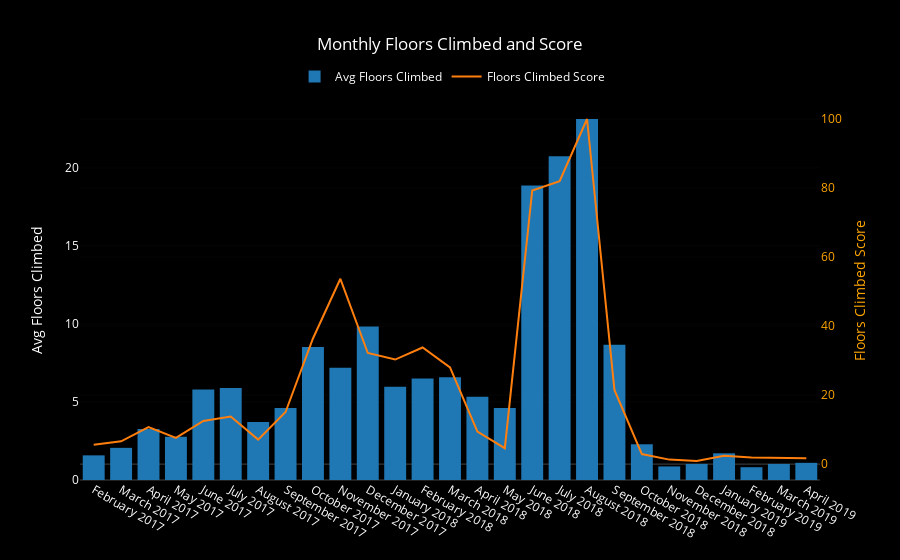

The notebook cell this image was saved under:
### Code cell
bars = go.Bar(x=month_df.month_year, y=month_df.mean_flrs,
              name='Avg Floors Climbed', yaxis='y1')

score_line = go.Scatter(x=month_df.month_year, y=month_df.floors_score,
                        name='Floors Climbed Score', yaxis='y2')

layout = go.Layout({'plot_bgcolor': 'black', 'paper_bgcolor': 'black',
                    'font': {'color': 'white'},
                    'title': 'Monthly Floors Climbed and Score',
                    'legend': {'orientation': 'h', 'x': .29, 'y': 1.1},
                    'yaxis': {'title': 'Avg Floors Climbed'},
                    'yaxis2': {'title': 'Floors Climbed Score',
                               'titlefont': {'color': 'orange'},
                               'tickfont': {'color': 'orange'},
                               'overlaying': 'y',
                               'side': 'right'},
                   'xaxis': {'type': '-'}})

data = [bars, score_line]
fig = go.Figure(data=data, layout=layout)
iplot(fig)

### Figure 1 — Plotly figure (JSON) as saved in the notebook; plotly's stock layout.template omitted (floating-point values rounded to 4 significant figures)
{"data": [{"name": "Avg Floors Climbed", "type": "bar", "uid": "5e90bdea-1c31-4e4a-8e4e-7c0e6bac8a78", "x": ["February 2017", "March 2017", "April 2017", "May 2017", "June 2017", "July 2017", "August 2017", "September 2017", "October 2017", "November 2017", "December 2017", "January 2018", "February 2018", "March 2018", "April 2018", "May 2018", "June 2018", "July 2018", "August 2018", "September 2018", "October 2018", "November 2018", "December 2018", "January 2019", "February 2019", "March 2019", "April 2019"], "y": [1.58, 2.06, 3.27, 2.77, 5.8, 5.9, 3.71, 4.62, 8.52, 7.2, 9.84, 5.97, 6.5, 6.58, 5.33, 4.61, 18.87, 20.74, 23.13, 8.67, 2.29, 0.87, 1.03, 1.71, 0.82, 1.03, 1.1], "yaxis": "y"}, {"name": "Floors Climbed Score", "type": "scatter", "uid": "dbaf6849-a042-4fb2-8422-36ccfb26aeb6", "x": ["February 2017", "March 2017", "April 2017", "May 2017", "June 2017", "July 2017", "August 2017", "September 2017", "October 2017", "November 2017", "December 2017", "January 2018", "February 2018", "March 2018", "April 2018", "May 2018", "June 2018", "July 2018", "August 2018", "September 2018", "October 2018", "November 2018", "December 2018", "January 2019", "February 2019", "March 2019", "April 2019"], "y": [5.6, 6.6, 10.7, 7.6, 12.5, 13.8, 7.1, 15.1, 36.4, 53.7, 32.2, 30.3, 33.8, 28, 9.4, 4.6, 79.3, 82, 100, 21.5, 2.9, 1.3, 0.9, 2.4, 1.9, 1.7, 1.7], "yaxis": "y2"}], "layout": {"font": {"color": "white"}, "legend": {"orientation": "h", "x": 0.29, "y": 1.1}, "paper_bgcolor": "black", "plot_bgcolor": "black", "title": {"text": "Monthly Floors Climbed and Score"}, "xaxis": {"type": "-"}, "yaxis": {"title": {"text": "Avg Floors Climbed"}}, "yaxis2": {"overlaying": "y", "side": "right", "tickfont": {"color": "orange"}, "title": {"font": {"color": "orange"}, "text": "Floors Climbed Score"}}}}
